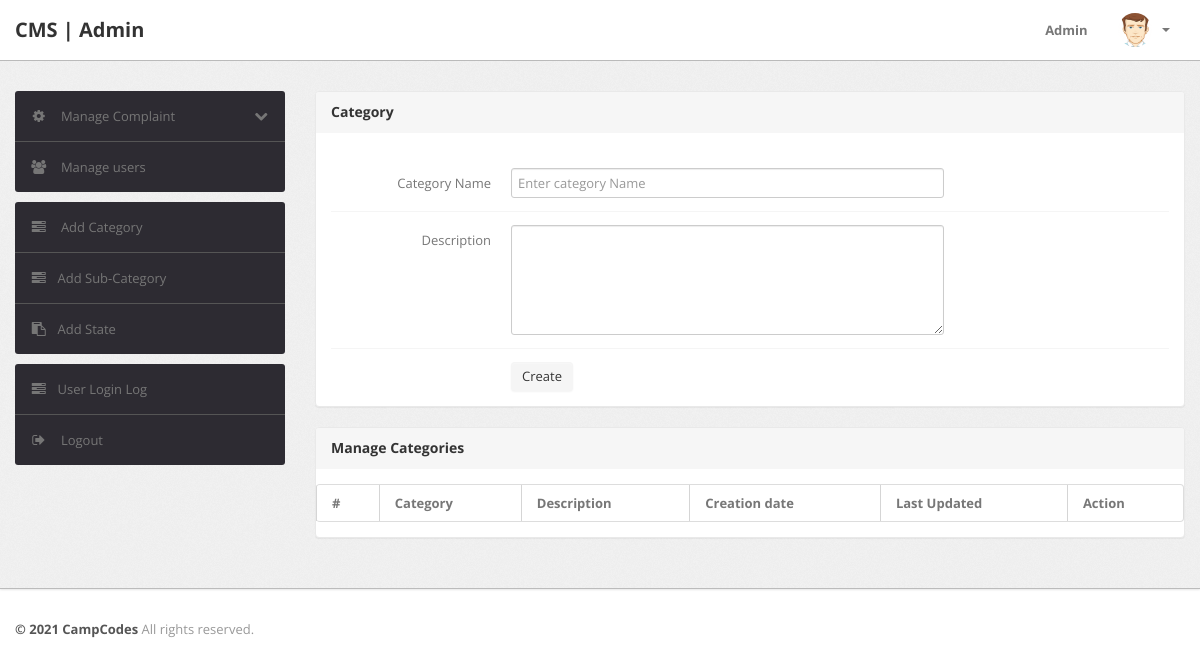
/admin/category.php (signed in), run on an earlier commit of the app's database.
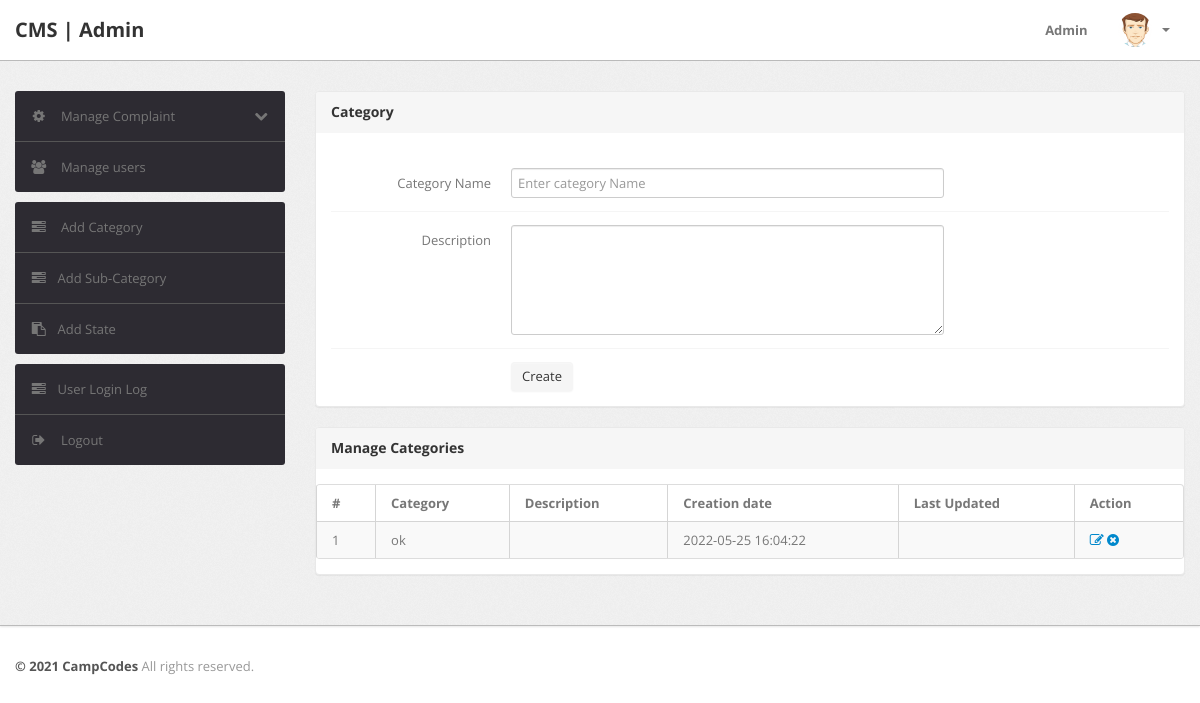
And on a later commit of the database.
### tables this page shows
CREATE TABLE `category` (
  `id` int(11) NOT NULL,
  `categoryName` varchar(255) NOT NULL,
  `categoryDescription` longtext NOT NULL,
  `creationDate` timestamp NOT NULL DEFAULT current_timestamp(),
  `updationDate` varchar(255) NOT NULL
);

### admin/category.php (the view, shortened to what this page needs)
<?php
include('include/config.php');
if(strlen($_SESSION['alogin'])==0)
	{
header('location:index.php');
}
else{
?>
<!DOCTYPE html>
<html lang="en">
<head>
	<link type="text/css" href="bootstrap/css/bootstrap.min.css" rel="stylesheet">
	<link type="text/css" href="bootstrap/css/bootstrap-responsive.min.css" rel="stylesheet">
	<link type="text/css" href="css/theme.css" rel="stylesheet">
	<link type="text/css" href="images/icons/css/font-awesome.css" rel="stylesheet">
</head>
<body>
<?php include('include/header.php');?>
	<div class="wrapper">
		<div class="container">
			<div class="row">
<?php include('include/sidebar.php');?>
			<div class="span9">
					<div class="content">
						<div class="module">
							<div class="module-head">
								<h3>Category</h3>
							</div>
							<div class="module-body">
									<br />
			<form class="form-horizontal row-fluid" name="Category" method="post" >
<div class="control-group">
<label class="control-label" for="basicinput">Category Name</label>
<div class="controls">
<input type="text" placeholder="Enter category Name"  name="category" class="span8 tip" required>
</div>
</div>
<div class="control-group">
											<label class="control-label" for="basicinput">Description</label>
											<div class="controls">
												<textarea class="span8" name="description" rows="5"></textarea>
											</div>
										</div>
	<div class="control-group">
											<div class="controls">
												<button type="submit" name="submit" class="btn">Create</button>
											</div>
										</div>
									</form>
							</div>
						</div>
	<div class="module">
							<div class="module-head">
								<h3>Manage Categories</h3>
							</div>
							<div class="module-body table">
								<table cellpadding="0" cellspacing="0" border="0" class="datatable-1 table table-bordered table-striped	 display" width="100%">
									<thead>
										<tr>
											<th>#</th>
											<th>Category</th>
											<th>Description</th>
											<th>Creation date</th>
											<th>Last Updated</th>
											<th>Action</th>
										</tr>
									</thead>
									<tbody>
<?php $query=mysqli_query($bd, "select * from category");
$cnt=1;
while($row=mysqli_fetch_array($query))
{
?>
										<tr>
											<td><?php echo htmlentities($cnt);?></td>
											<td><?php echo htmlentities($row['categoryName']);?></td>
											<td><?php echo htmlentities($row['categoryDescription']);?></td>
											<td> <?php echo htmlentities($row['creationDate']);?></td>
											<td><?php echo htmlentities($row['updationDate']);?></td>
											<td>
											<a href="edit-category.php?id=<?php echo $row['id']?>" ><i class="icon-edit"></i></a>
											<a href="category.php?id=<?php echo $row['id']?>&del=delete" onClick="return confirm('Are you sure you want to delete?')"><i class="icon-remove-sign"></i></a></td>
										</tr>
										<?php $cnt=$cnt+1; } ?>
								</table>
							</div>
						</div>
					</div>
				</div>
			</div>
		</div>
	</div>
<?php include('include/footer.php');?>
</body>
<?php } ?>

What changed in the data, as far as the page shows it:
added category: categoryName "ok", creationDate "2022-05-25 16:04:22"
